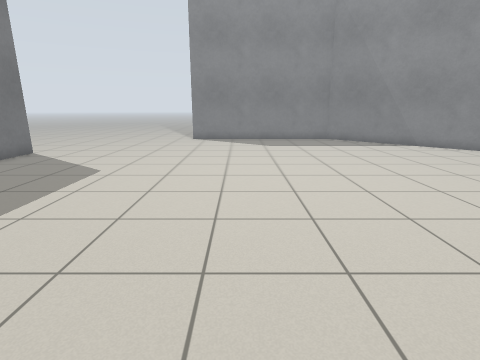
view 1 (above)

12 first-person views from a walk through a Gazebo world. The camera is 1.1 m above the floor, tilts 14° down and sees 80° across. The floor is counted in squares, 0.5 m on a side. Each view is taken from the middle of a square. On the plan, view 1 faces up. The plan holds only what a view shows up to about 17 squares ahead; the rest is blank.

view 2
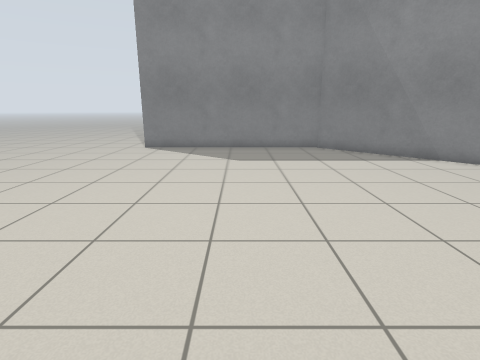

view 3
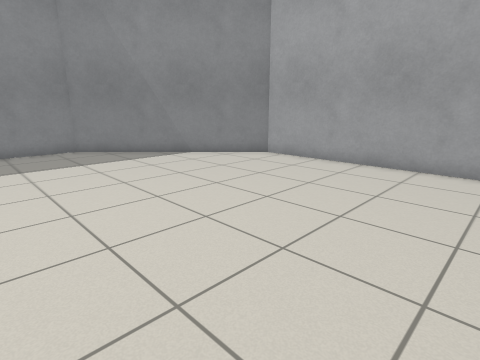

view 4
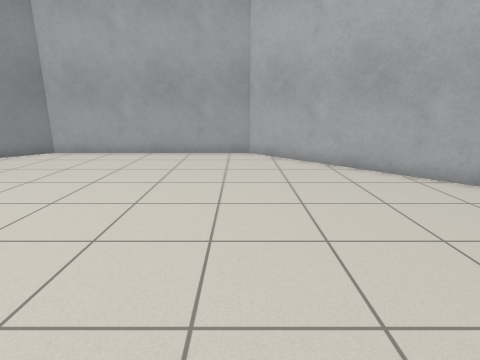

view 5
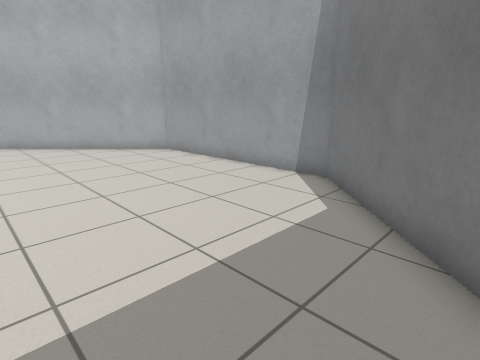

view 6
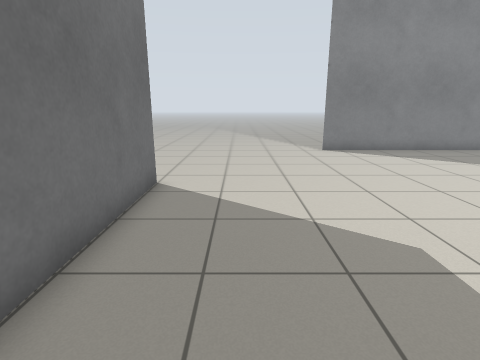

view 7
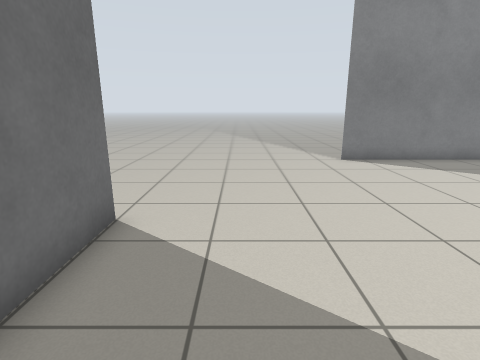

view 8
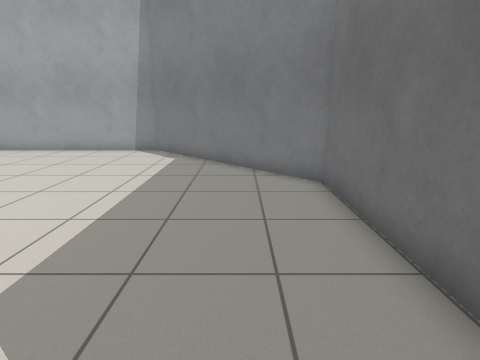

view 9
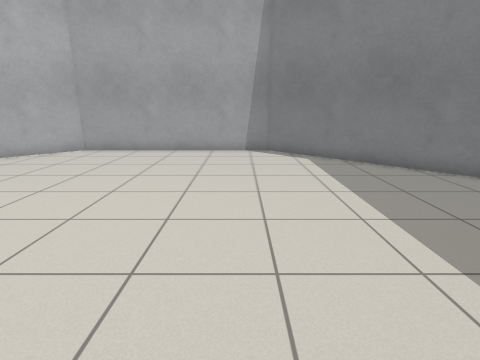

view 10
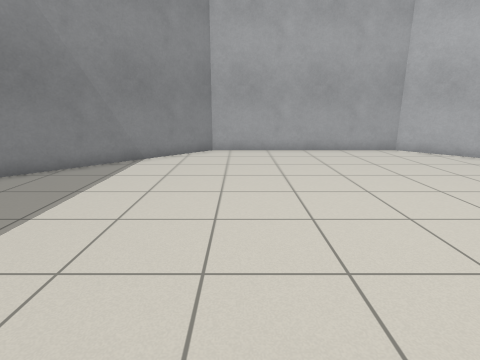

view 11
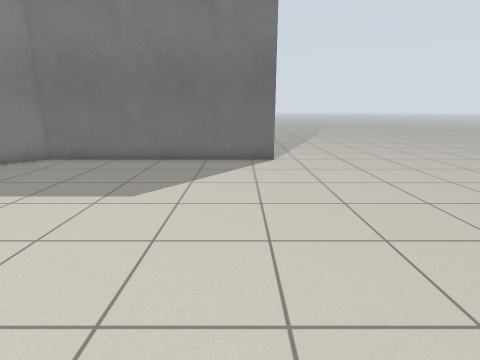

view 12
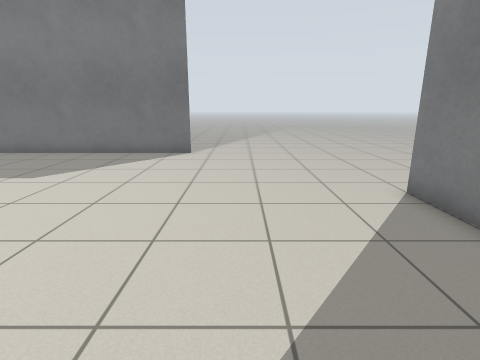

### Floor plan
Points are (right, up) in squares from view 1. A wall is a line through its corners. A room is listed if a view was taken in it or the views show most of it. See-through windows are left out.
Room 1 (views 1, 2, 3, 4, 5, 6, 7, 8, 9, 10, 11, 12)
walls: (-10.6, 14.6) (-10.6, 4.5) (-3.5, -2.6) (6.5, -2.6) (13.6, 4.5) (13.6, 14.5) (6.5, 21.6) (-3.5, 21.6)
ways out: opening at (-4, 23)

Positions as (right, up) in squares from view 1, and headings:
1: (0, 0), facing up
2: (2, 5), facing up
3: (2, 5), facing up-right
4: (-1, 5), facing right
5: (-8, 6), facing down-right
6: (-8, 6), facing up
7: (-8, 9), facing up
8: (-8, 13), facing down
9: (-2, 13), facing down
10: (-2, 13), facing right
11: (2, 13), facing left
12: (4, 17), facing left
